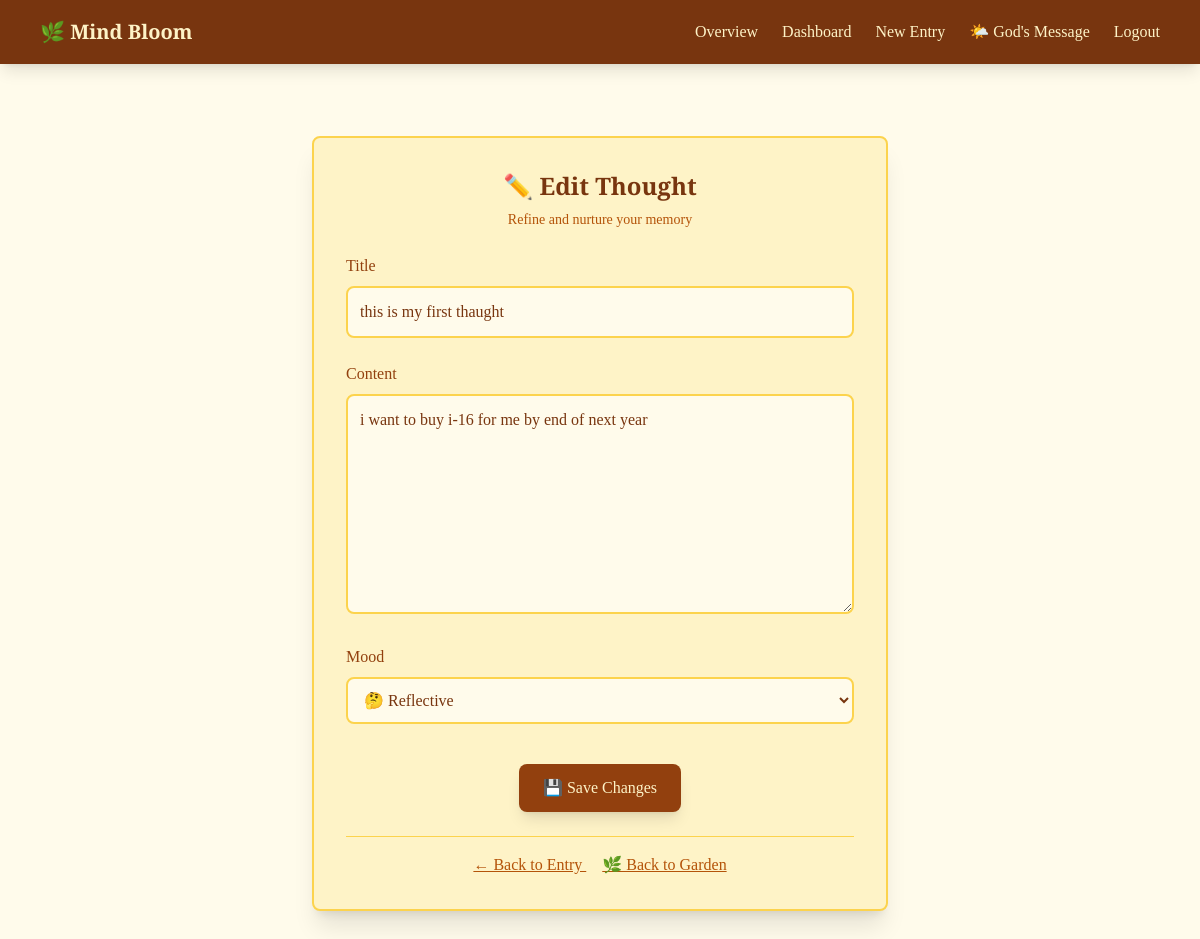
The page /entry/9/edit/ (signed in) on the database its author committed.
### core/models.py (models this page shows, shortened)
class Entry(models.Model):
    MOODS = [
        ('happy', '😊 Happy & Joyful'),
        ('sad', '😢 Sad & Melancholy'),
        ('excited', '🎉 Excited & Energetic'),
        ('calm', '😌 Calm & Peaceful'),
        ('anxious', '😰 Anxious & Worried'),
        ('grateful', '🙏 Grateful & Thankful'),
        ('reflective', '🤔 Reflective & Thoughtful'),
        ('creative', '🎨 Creative & Inspired'),
        ('nostalgic', '💭 Nostalgic & Reminiscent'),
    ]
    user = models.ForeignKey(User, on_delete=models.CASCADE)
    memory_title = models.CharField(max_length=200)
    content = models.TextField()
    created_at = models.DateTimeField(auto_now_add=True)
    last_watered = models.DateTimeField(default=timezone.now)
    is_dead = models.BooleanField(default=False)  # ✅ BooleanField
    mood = models.CharField(max_length=20, choices=MOODS, default='happy')

### core/views.py (the view)
# urls.py: path('entry/<int:entry_id>/edit/', views.edit_entry, name='edit_entry'),
@login_required
def edit_entry(request, entry_id):
    entry = get_object_or_404(Entry, id=entry_id, user=request.user)
    if request.method == 'POST':
        form = EntryForm(request.POST, instance=entry)
        if form.is_valid():
            form.save()
            return redirect('dashboard')
    else:
        form = EntryForm(instance=entry)
    return render(request, 'journal/edit_entry.html', {'form': form, 'entry': entry})

### core/forms.py
class EntryForm(forms.ModelForm):
    class Meta:
        model = Entry
        fields = ['memory_title', 'content', 'mood']
        widgets = {
            'memory_title': forms.Textarea(attrs={
                'rows': 2, 'class': 'resize-none rounded w-full p-2'
            }),
            'content': forms.Textarea(attrs={
                'rows': 6, 'class': 'resize-none rounded w-full p-2'
            }),
            'mood': forms.Select(attrs={
                'class': 'rounded w-full p-2 border border-gray-300'
            }),
        }

### templates/journal/edit_entry.html (shortened to what this page needs)
{% extends "base.html" %}
{% block content %}
<div class="max-w-xl mx-auto mt-10 bg-amber-100 border-2 border-amber-300 rounded-lg shadow-xl p-8">
  <div class="text-center mb-6">
    <h2 class="font-display text-2xl font-semibold text-amber-900 mb-2">✏️ Edit Thought</h2>
    <p class="text-amber-700 text-sm">Refine and nurture your memory</p>
  </div>
  <form method="POST" class="space-y-6">
    <div>
      <label class="block text-amber-800 font-medium mb-2">Title</label>
      <input type="text"
             name="memory_title"
             value="{{ form.memory_title.value|default:'' }}"
             class="w-full border-2 border-amber-300 rounded-lg p-3 bg-amber-50 text-amber-900 focus:border-amber-500 focus:outline-none focus:ring-2 focus:ring-amber-200 transition-all font-serif"
             placeholder="Give your thought a meaningful title">
    </div>
    <div>
      <label class="block text-amber-800 font-medium mb-2">Content</label>
      <textarea name="content"
                rows="8"
                class="w-full border-2 border-amber-300 rounded-lg p-3 bg-amber-50 text-amber-900 focus:border-amber-500 focus:outline-none focus:ring-2 focus:ring-amber-200 transition-all font-serif resize-vertical"
                placeholder="Pour your thoughts onto the page...">{{ form.content.value|default:'' }}</textarea>
    </div>
    <div>
      <label class="block text-amber-800 font-medium mb-2">Mood</label>
      <select name="mood"
              class="w-full border-2 border-amber-300 rounded-lg p-3 bg-amber-50 text-amber-900 focus:border-amber-500 focus:outline-none focus:ring-2 focus:ring-amber-200 transition-all font-serif">
        <option value="reflective" {% if form.mood.value == 'reflective' %}selected{% endif %}>🤔 Reflective</option>
      </select>
    </div>
    <div class="text-center pt-4">
      <button type="submit"
              class="bg-amber-800 hover:bg-amber-900 text-amber-100 font-medium px-6 py-3 rounded-lg transition-colors duration-200 shadow-lg hover:shadow-xl font-serif">
        💾 Save Changes
      </button>
    </div>
  </form>
  <div class="mt-6 pt-4 border-t border-amber-300 text-center">
    <a href="{% url 'view_entry' entry.id %}"
       class="text-amber-700 hover:text-amber-900 underline mr-4">
      ← Back to Entry
    </a>
    <a href="{% url 'dashboard' %}"
       class="text-amber-700 hover:text-amber-900 underline">
      🌿 Back to Garden
    </a>
  </div>
</div>
{% endblock %}

### rows shown on the page
Entry: memory_title "this is my first thaught", content "i want to buy i-16 for me by end of next year", mood "🤔 Reflective"
